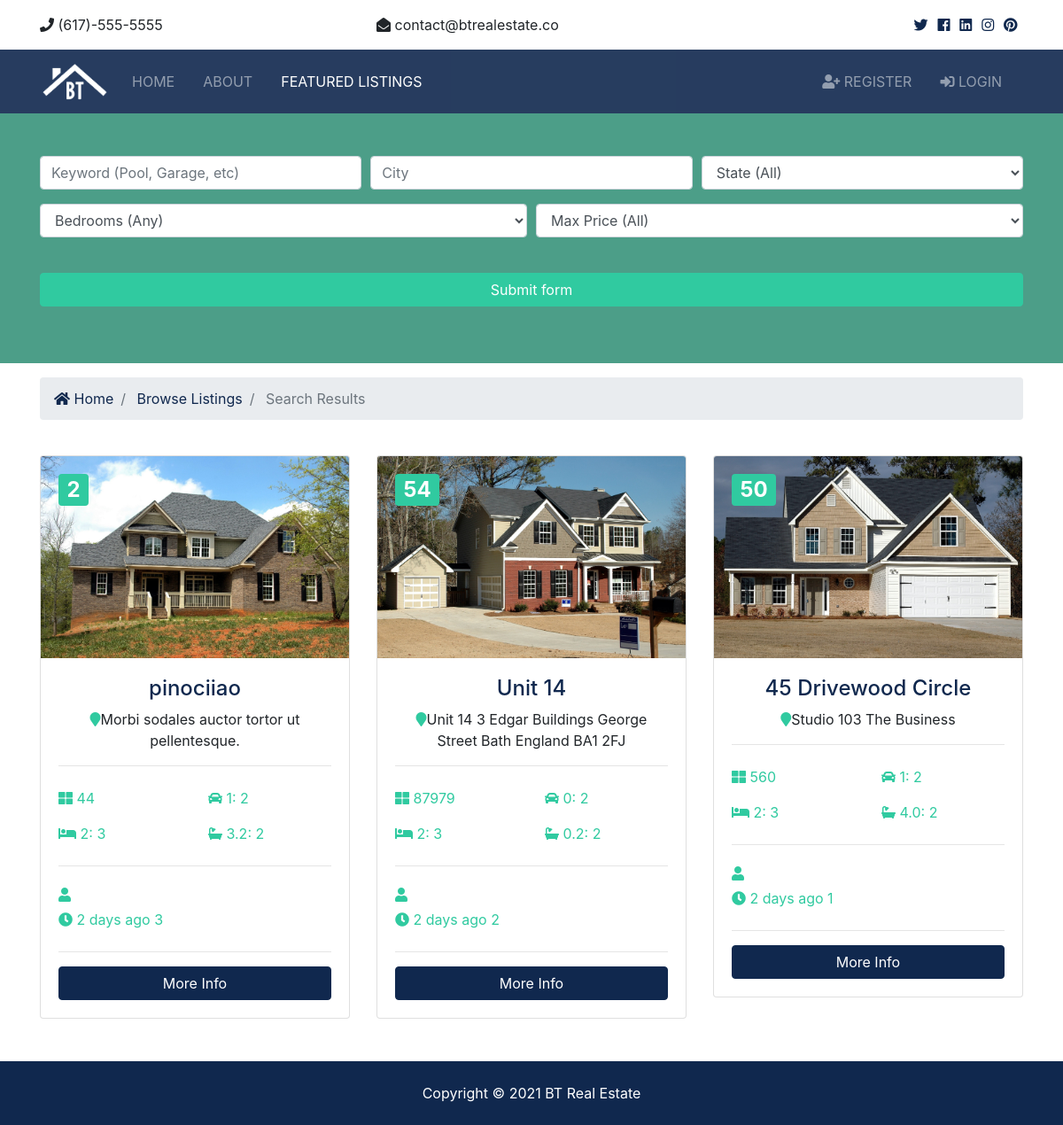
The page /listings/search on the database its author committed.
### listings/models.py (models this page shows, shortened)
class Listing(models.Model):
    realtor=models.ForeignKey(Realtor,on_delete=models.DO_NOTHING)
    title=models.CharField(max_length=200)
    address=models.CharField(max_length=200)
    city=models.CharField(max_length=100)
    state=models.CharField(max_length=100)
    zipcode=models.CharField(max_length=20)
    description=models.TextField(blank=True)
    price=models.IntegerField()
    bedrooms=models.IntegerField()
    bathrooms=models.DecimalField(max_digits=2,decimal_places=1)
    garage=models.IntegerField(default=0)
    sqft=models.IntegerField()
    lot_size=models.DecimalField(max_digits=5,decimal_places=1)
    photo_main=models.ImageField(upload_to='photos/%Y/%m/%d/')
    photo_1=models.ImageField(upload_to='photos/%Y/%m/%d/',blank=True)
    photo_2=models.ImageField(upload_to='photos/%Y/%m/%d/',blank=True)
    photo_3=models.ImageField(upload_to='photos/%Y/%m/%d/',blank=True)
    photo_4=models.ImageField(upload_to='photos/%Y/%m/%d/',blank=True)
    photo_5=models.ImageField(upload_to='photos/%Y/%m/%d/',blank=True)
    photo_6=models.ImageField(upload_to='photos/%Y/%m/%d/',blank=True)
    is_published = models.BooleanField(default=True)
    list_date=models.DateTimeField(default=datetime.now,blank=True)

### listings/views.py (the view)
# urls.py: path('search',views.search,name='search')
def search(request):
    listings=Listing.objects.order_by('-list_date')
    if 'keywords' in request.GET:
        keyword=request.GET['keywords']
        if keyword:
            listings=listings.filter(description__icontains = keyword)
    if 'city' in request.GET:
        city=request.GET['city']
        if city:
            listings=listings.filter(city__iexact = city)
    if 'state' in request.GET:
        state=request.GET['state']
        if state:
            listings=listings.filter(state__iexact=state)
    if 'bedrooms' in request.GET:
        bedrooms=int(request.GET['bedrooms'])
        if bedrooms:
            listings=listings.filter(bedrooms__lte=bedrooms)
    if 'price' in request.GET:
        price=request.GET['price']
        if price:
            listings=listings.filter(price__lte = price)
    context={
        'listings':listings
    }
    return render(request,'listings/search.html',context)

### templates/listings/search.html (shortened to what this page needs)
{% extends 'base.html'%}
{% block body %}
<section id="showcase-inner" class="showcase-search text-white py-5">
    <div class="container">
      <div class="row text-center">
        <div class="col-md-12">
          <form action="{% url 'search' %}">
            <div class="form-row">
              <div class="col-md-4 mb-3">
                <input type="text" name="keywords" class="form-control" placeholder="Keyword (Pool, Garage, etc)">
              </div>
              <div class="col-md-4 mb-3">
                <input type="text" name="city" class="form-control" placeholder="City">
              </div>
              <div class="col-md-4 mb-3">
                <select name="state" class="form-control">
                  <option selected="true" disabled="disabled">State (All)</option>
                </select>
              </div>
            </div>
            <div class="form-row">
              <div class="col-md-6 mb-3">
                <select name="bedrooms" class="form-control">
                  <option selected="true" disabled="disabled">Bedrooms (Any)</option>
                </select>
              </div>
              <div class="col-md-6 mb-3">
                <select name="price" class="form-control">
                  <option selected="true" disabled="disabled">Max Price (All)</option>
                </select>
              </div>
            </div>
            <button class="btn btn-secondary btn-block mt-4" type="submit">Submit form</button>
          </form>
        </div>
      </div>
    </div>
  </section>
  <section id="bc" class="mt-3">
    <div class="container">
      <nav aria-label="breadcrumb">
        <ol class="breadcrumb">
          <li class="breadcrumb-item">
            <a href="{%url 'index' %}">
              <i class="fas fa-home"></i> Home</a>
          </li>
          <li class="breadcrumb-item">
            <a href="{% url 'listings' %}">Browse Listings</a>
          </li>
          <li class="breadcrumb-item active"> Search Results</li>
        </ol>
      </nav>
    </div>
  </section>
  <section id="listings" class="py-4">
    <div class="container">
      <div class="row">
        {% for i in listings %}
        <div class="col-md-6 col-lg-4 mb-4">
          <div class="card listing-preview">
            <img class="card-img-top" src="{{i.photo_main.url}}" alt="">
            <div class="card-img-overlay">
              <h2>
                <span class="badge badge-secondary text-white"> {{i.price}} </span>
              </h2>
            </div>
            <div class="card-body">
              <div class="listing-heading text-center">
                <h4 class="text-primary">{{i.title}}</h4>
                <p>
                  <i class="fas fa-map-marker text-secondary"></i>{{i.address}}</p>
              </div>
              <hr>
              <div class="row py-2 text-secondary">
                <div class="col-6">
                  <i class="fas fa-th-large"></i> {{i.sqft}}</div>
                <div class="col-6">
                  <i class="fas fa-car"></i> {{i.garage}}: 2</div>
              </div>
              <div class="row py-2 text-secondary">
                <div class="col-6">
                  <i class="fas fa-bed"></i> {{i.bedrooms}}: 3</div>
                <div class="col-6">
                  <i class="fas fa-bath"></i> {{i.bathrooms}}: 2</div>
              </div>
              <hr>
              <div class="row py-2 text-secondary">
                <div class="col-12">
                  <i class="fas fa-user"></i> {{i.name}}</div>
              </div>
              <div class="row text-secondary pb-2">
                <div class="col-6">
                  <i class="fas fa-clock"></i> 2 days ago {{i.id}}</div>
              </div>
              <hr>
              <a href="{% url 'listing' i.id %}" class="btn btn-primary btn-block">More Info</a>
            </div>
          </div>
        </div>
      {% endfor %}
      </div>
    </div>
  </section>
{% endblock %}

### templates/base.html (shortened to what this page needs)
{% load static%}
<html>
<head>
  <link rel="stylesheet" href="{% static 'css/all.css' %}">
  <link rel="stylesheet" href="{% static  'css/bootstrap.css' %}">
  <link rel="stylesheet" href="{% static  'css/style.css' %}">
  <link rel="stylesheet" href="{% static  'css/lightbox.min.css' %}">
</head>
  <body>
    {% include  'pages/partials/_topbar.html' %}
    {% include  'pages/partials/_navbar.html' %}
    {% block body %}{% endblock %}
    {% include  'pages/partials/_footer.html' %}
  </body>
</html>

### templates/pages/partials/_topbar.html
  <section id="top-bar" class="p-3">
    <div class="container">
      <div class="row">
        <div class="col-md-4">
          <i class="fas fa-phone"></i> (617)-555-5555
        </div>
        <div class="col-md-4">
          <i class="fas fa-envelope-open"></i> contact@btrealestate.co
        </div>
        <div class="col-md-4">
          <div class="social text-right">
            <a href="#">
              <i class="fab fa-twitter"></i>
            </a>
            <a href="#">
              <i class="fab fa-facebook"></i>
            </a>
            <a href="#">
              <i class="fab fa-linkedin"></i>
            </a>
            <a href="#">
              <i class="fab fa-instagram"></i>
            </a>
            <a href="#">
              <i class="fab fa-pinterest"></i>
            </a>
          </div>
        </div>
      </div>
    </div>
  </section>

### templates/pages/partials/_navbar.html (shortened to what this page needs)
{% load static %}
  <nav class="navbar navbar-expand-lg navbar-dark bg-primary sticky-top">
    <div class="container">
      <a class="navbar-brand" href="{% url 'index' %}">
        <img src="{%static 'img/logo.png'%}" class="logo" alt="">
      </a>
      <div class="collapse navbar-collapse" id="navbarNavAltMarkup">
        <ul class="navbar-nav">
          <li
          {% if '/' == request.path %}
            class = "nav-item active mr-3"
          {% else %}
            class = "nav-item mr-3"
          {% endif %}
          >
            <a class="nav-link" href="{%url 'index'%}">Home</a>
          </li>
          <li
          {% if 'about' in request.path %}
            class = "nav-item active mr-3"
          {% else %}
            class = "nav-item mr-3"
          {% endif %}
          >
            <a class="nav-link" href="{% url 'about' %}">About</a>
          </li>
          <li
          {% if 'listings' in request.path %}
            class = "nav-item active mr-3"
          {% else %}
            class = "nav-item mr-3"
          {% endif %}
          >
            <a class="nav-link" href="{% url 'listings'%}">Featured Listings</a>
          </li>
        </ul>
        <ul class="navbar-nav ml-auto">
          {% if user.is_authenticated %}
          <li
          {% if 'dashboard' in request.path %}
            class = "nav-item active mr-3"
          {% else %}
            class = "nav-item mr-3"
          {% endif %}
          >
          <a class="nav-link" href="{% url 'dashboard' %}">
            Welcome {{user.username}} (Dashboard)</a></li>
            <li class="nav-item mr-3">
              <a class="nav-link" href="{% url 'logout' %}">
                <i class="fas fa-sign-out-alt"></i> Logout </a>
            </li>
          {% else %}
          <li class="nav-item mr-3">
            <a class="nav-link" href="{% url 'register' %}">
              <i class="fas fa-user-plus"></i> Register</a>
          </li>
          <li class="nav-item mr-3">
            <a class="nav-link" href="{% url 'login' %}">
              <i class="fas fa-sign-in-alt"></i>
              Login</a>
          </li>
        {% endif %}
        </ul>
      </div>
    </div>
  </nav>

### templates/pages/partials/_footer.html
  <footer id="main-footer" class="py-4 bg-primary text-white text-center">
    Copyright &copy;
    <span class="year"></span> BT Real Estate
  </footer>

### proj1/static/css/all.css (style rules this page uses)
.fa, .fas, .far, .fal, .fab { -moz-osx-font-smoothing: grayscale; -webkit-font-smoothing: antialiased; display: inline-block; font-style: normal; font-variant: normal; text-rendering: auto; line-height: 1; }
.fa-bath:before { content: "\f2cd"; }
.fa-bed:before { content: "\f236"; }
.fa-car:before { content: "\f1b9"; }
.fa-clock:before { content: "\f017"; }
.fa-envelope-open:before { content: "\f2b6"; }
.fa-facebook:before { content: "\f09a"; }
.fa-home:before { content: "\f015"; }
.fa-instagram:before { content: "\f16d"; }
.fa-linkedin:before { content: "\f08c"; }
.fa-map-marker:before { content: "\f041"; }
.fa-phone:before { content: "\f095"; }
.fa-pinterest:before { content: "\f0d2"; }
.fa-sign-in-alt:before { content: "\f2f6"; }
.fa-th-large:before { content: "\f009"; }
.fa-twitter:before { content: "\f099"; }
.fa-user:before { content: "\f007"; }
.fa-user-plus:before { content: "\f234"; }
.fab { font-family: 'Font Awesome 5 Brands'; }
.fa, .fas { font-family: 'Font Awesome 5 Free'; font-weight: 900; }

### proj1/static/css/style.css (style rules this page uses)
.btn-secondary { color: #fff !important; }
img { width: 100%; }
.logo { width: 80px; }
.navbar { opacity: 0.9; text-transform: uppercase; }
.social a { margin-right: 0.4rem; }
#showcase-inner { background: url(../img/building.jpg) no-repeat top center fixed/cover; position: relative; overflow: hidden; min-height: 200px; }
#showcase-inner::before { content: ''; position: absolute; top: 0; left: 0; min-height: 100%; width: 100%; background: rgba(32, 134, 107, 0.8); }
#showcase-inner.showcase-search { min-height: 270px; }
.listing-preview a { position: relative; }

### rows shown on the page
Listing: photo_main (picture), price "2", title "pinociiao", address "Morbi sodales auctor tortor ut pellentesque.", sqft "44", garage "1", bedrooms "2", bathrooms "3.2", id "3"
Listing: photo_main (picture), price "54", title "Unit 14", address "Unit 14 3 Edgar Buildings George Street Bath England BA1 2FJ", sqft "87979", garage "0", bedrooms "2", bathrooms "0.2", id "2"
Listing: photo_main (picture), price "50", title "45 Drivewood Circle", address "Studio 103 The Business", sqft "560", garage "1", bedrooms "2", bathrooms "4.0", id "1"
